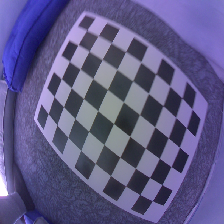
#> input picture JetBot_Inference/camera_calibration/good_images/101.png, 224 x 224 px; its folder holds only this picture in this run
$ python camera_calibration_script.py
#> lines starting #> are read from the running program, lines starting #| are printed output that depends on the picture; after the words box and inside, x2 and y2 are one past the last pixel; in counts of white or black regions, pixels touching at a corner belong together; long printed decimals are rounded
import ntpath
import os
from pathlib import Path

import cv2
import numpy as np

# Termination criteria for the iterative algorithm used to refine the corner points
criteria = (cv2.TERM_CRITERIA_EPS + cv2.TERM_CRITERIA_MAX_ITER, 30, 0.001)

# Prepare object points: These represent the 3D coordinates of the chessboard corners in the real world.
# Assume the chessboard is fixed on the Z=0 plane. The points are generated in a 6x9 grid pattern,
# and each square on the chessboard is assumed to be 56 units in size.
objp = np.zeros((6*9,3), np.float32)*56
objp[:,:2] = np.mgrid[0:9,0:6].T.reshape(-1,2)

objpoints = [] # store the 3D real-world points for each calibration image.
imgpoints = [] # store the 2D image plane points that correspond to the objpoints.

# Define the path to the directory containing the calibration images
path = os.path.dirname(os.path.abspath(__file__)) + "/good_images"
# Get a list of all PNG image files in the directory
files = Path(path).glob('*.png')

# Loop over each image file to detect chessboard corners and store the points
for file in files:
    img = cv2.imread(str(file))
#> img is the input picture: shape (224, 224, 3); mean B, G, R 134.1, 89.4, 93.9
    # Convert the image to grayscale
    gray = cv2.cvtColor(img,cv2.COLOR_BGR2GRAY)
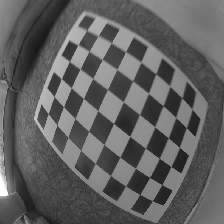
#> gray: shape (224, 224); min 19, max 255, mean 95.8
    # Find the chessboard corners in the image
    retval, corners = cv2.findChessboardCorners(gray, (9,6), None)
#> retval = True; corners = 54 rows, first 8: [86.78, 30.09], [98.14, 35.76], [111.4, 42.91], [125.5, 51.58], [140.7, 62.33], [155.5, 73.82], [169.7, 86.4], [181.7, 97.97]

    # If corners are found, refine their positions and add them to the lists
    if retval:
        objpoints.append(objp)
        # Refine the corner positions
        corners2 = cv2.cornerSubPix(gray,corners, (11,11), (-1,-1), criteria)
#> corners2 = 54 rows, first 8: [78.14, 22.36], [98.14, 35.76], [110.5, 42.33], [125.7, 51.47], [140.8, 62.03], [155.9, 73.67], [169.7, 86.17], [186.4, 102.1]
        imgpoints.append(corners2)

        # Draw the chessboard corners on the image for visualization
        cv2.drawChessboardCorners(img, (9,6), corners2, retval)
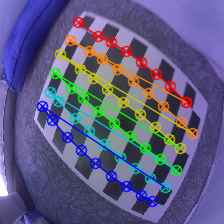
#> img: shape (224, 224, 3); 15.82% of pixels changed, all inside (x1, y1, x2, y2) = (36, 16, 199, 208)

# Perform camera calibration to obtain the camera matrix, distortion coefficients, rotation vectors, and translation vectors
ret, mtx, dist, rvecs, tvecs = cv2.calibrateCamera(objpoints, imgpoints, gray.shape[::-1], None, None)
#> ret = 2.53; mtx = [[562.4, 0, 114.3], [0, 887.9, 111.1], [0, 0, 1]]; dist = [[-27.34, 1845.4, -0.157, 0.0628, -41086.4]]; rvecs = ([-0.615, 0.144, 0.531],); tvecs = ([-1.94, -3.36, 30.25],)

# Print the obtained camera matrix, distortion coefficients, rotation vectors, and translation vectors
print("Camera matrix : \n")
print(mtx)
#| [[562.377   0.         114.350]
#|  [  0.         887.852 111.114]
#|  [  0.           0.           1.        ]]
print("dist : \n")
print(dist)
#| [[-2.73410929e+01  1.84542985e+03 -1.57431782e-01  6.28469562e-02
#|   -4.10864034e+04]]
print("rvecs : \n")
print(rvecs)
#| (array([[-0.6155],
#|        [ 0.1438],
#|        [ 0.5306]]),)
print("tvecs : \n")
print(tvecs)
#| (array([[-1.944],
#|        [-3.365],
#|        [30.248]]),)

# Repeat the calibration for all images, applying the undistortion using the obtained parameters
files_all = Path(path).glob('*.png')

# Loop over each image file to undistort and save the corrected images
for file in files_all:
    img = cv2.imread(str(file))
    h, w = img.shape[:2]
#> h = 224; w = 224

    # Obtain the optimal new camera matrix to undistort the image
    newcameramtx, roi = cv2.getOptimalNewCameraMatrix(mtx, dist, (w,h), 0, (w,h))
#> newcameramtx = [[562.4, 0, 114.3], [0, 887.9, 111.1], [0, 0, 1]]; roi = (0, 0, 223, 223)

    # Undistort the image using the camera matrix and distortion coefficients
    dst = cv2.undistort(img, mtx, dist, None, newcameramtx)
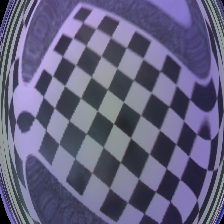
#> dst: shape (224, 224, 3); mean B, G, R 127.4, 97.7, 100.1

    # Crop the image to remove any black edges resulting from the undistortion
    x, y, w, h = roi
#> x = 0; y = 0; w = 223; h = 223
    dst = dst[y:y+h, x:x+w]
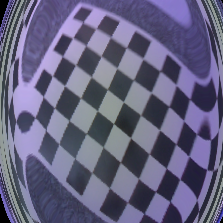
#> dst: shape (223, 223, 3); mean B, G, R 127.5, 97.8, 100.2

    # Save the undistorted image with the same filename in the "calibrated_images" folder
    name = ntpath.basename(file)
    cv2.imwrite(path + "/calibrated_images/" + name, dst)

# Compute the total reprojection error to evaluate the accuracy of the calibration
mean_error = 0
for i in range(len(objpoints)):
    # Project the 3D points back onto the image plane
    imgpoints2, _ = cv2.projectPoints(objpoints[i], rvecs[i], tvecs[i], mtx, dist)

    # Calculate the error between the detected points and the reprojected points
    error = cv2.norm(imgpoints[i], imgpoints2, cv2.NORM_L2)/len(imgpoints2)

    # Accumulate the error
    mean_error += error
#> this loop made 1 pass
#> (error, mean_error) on pass 1: (0.344, 0.344)
#> after the loop, mean_error = 0.344

# Print the mean reprojection error as an indication of the calibration accuracy
print("total error: {}".format(mean_error/len(objpoints)))
#| total error: 0.3437

$ run again, on JetBot_Inference/camera_calibration/good_images/110.png
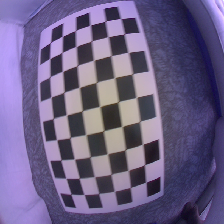
#> input picture JetBot_Inference/camera_calibration/good_images/110.png, 224 x 224 px
#> img is the input picture: shape (224, 224, 3); mean B, G, R 132.5, 95.2, 106.6
#> retval = True; corners = 54 rows, first 8: [70.87, 194.2], [65.84, 178.3], [60.85, 159.9], [56.76, 139.7], [53.21, 118.5], [51.14, 96.86], [50.41, 76.37], [49.73, 58.58]
#> corners2 = 54 rows, first 8: [66.43, 197.5], [61.89, 178.9], [54.61, 160.4], [50.8, 140.9], [47.61, 119.7], [45.73, 99.34], [46.68, 78.11], [45.86, 60.62]
#> `cv2.drawChessboardCorners(img, (9,6), corners2, retval)`:
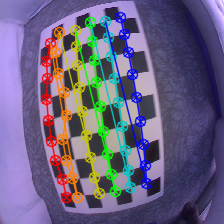
#> img: shape (224, 224, 3); 17.88% of pixels changed, all inside (x1, y1, x2, y2) = (40, 11, 153, 204)
#> ret = 2.04; mtx = [[624.8, 0, 83.75], [0, 819.6, 131.1], [0, 0, 1]]; dist = [[-16.83, 664.4, -0.255, 0.365, -14695.6]]; rvecs = ([-0.0736, -0.271, -1.74],); tvecs = ([-1.35, 3.35, 31.75],)
#| [[624.768   0.          83.748]
#|  [  0.         819.630 131.053]
#|  [  0.           0.           1.        ]]
#| [[-1.68322780e+01  6.64367283e+02 -2.54552072e-01  3.64888909e-01
#|   -1.46956087e+04]]
#| (array([[-0.07363],
#|        [-0.2713 ],
#|        [-1.743]]),)
#| (array([[-1.346],
#|        [ 3.350],
#|        [31.746]]),)
#> newcameramtx = [[624.8, 0, 83.75], [0, 819.6, 131.1], [0, 0, 1]]; roi = (0, 0, 223, 223)
#> `x, y, w, h = roi`: x = 0; w = 223
#> `dst = dst[y:y+h, x:x+w]`:
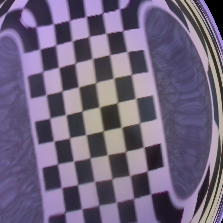
#> dst: shape (223, 223, 3); mean B, G, R 125.5, 100, 111.5
#> the loop `for i in range(len(objpoints)):` made 1 pass
#> (error, mean_error) on pass 1: (0.277, 0.277)
#> after the loop `for i in range(len(objpoints)):`: mean_error = 0.277
#| total error: 0.277

$ run again, on JetBot_Inference/camera_calibration/good_images/111.png
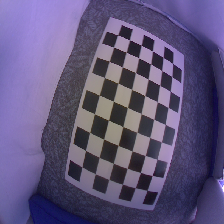
#> input picture JetBot_Inference/camera_calibration/good_images/111.png, 224 x 224 px
#> img is the input picture: shape (224, 224, 3); mean B, G, R 122.5, 85.4, 95.3
#> `gray = cv2.cvtColor(img,cv2.COLOR_BGR2GRAY)`:
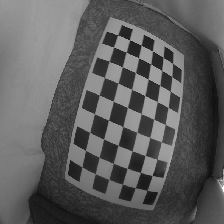
#> gray: shape (224, 224); min 13, max 254, mean 92.6
#> retval = True; corners = 54 rows, first 8: [81.99, 167], [85.51, 150.5], [89.66, 132.2], [94.49, 113.8], [99.2, 95.14], [104.4, 77.51], [109.2, 61.03], [113.5, 46.88]
#> corners2 = 54 rows, first 8: [81.05, 168], [85.38, 150.5], [89.57, 132.4], [94.42, 113.7], [99.38, 94.93], [103.5, 77.23], [109.6, 60.9], [111.4, 39.86]
#> img: shape (224, 224, 3); 15.1% of pixels changed, all inside (x1, y1, x2, y2) = (75, 26, 181, 201)
#> ret = 3.56; mtx = [[147.9, 0, 111.4], [0, 192.5, 99.45], [0, 0, 1]]; dist = [[2.43, -22.2, 0.0413, 0.035, 41.42]]; rvecs = ([-0.11, -0.115, -1.24],); tvecs = ([-2.07, 3.48, 10.02],)
#| [[147.851   0.         111.419]
#|  [  0.         192.479  99.446]
#|  [  0.           0.           1.        ]]
#| [[ 2.43037402e+00 -2.22023370e+01  4.12624882e-02  3.49964822e-02
#|    4.14214619e+01]]
#| (array([[-0.1099 ],
#|        [-0.1151],
#|        [-1.244]]),)
#| (array([[-2.070],
#|        [ 3.483],
#|        [10.019]]),)
#> newcameramtx = [[3174.7, 0, 123.8], [0, 2841.9, 149], [0, 0, 1]]; roi = (0, 0, 223, 223)
#> `dst = cv2.undistort(img, mtx, dist, None, newcameramtx)`:
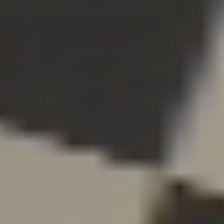
#> dst: shape (224, 224, 3); mean B, G, R 78.9, 84.6, 88.4
#> `x, y, w, h = roi`: x = 0; w = 223
#> the loop `for i in range(len(objpoints)):` made 1 pass
#> (error, mean_error) on pass 1: (0.484, 0.484)
#> after the loop `for i in range(len(objpoints)):`: mean_error = 0.484
#| total error: 0.4844

$ run again, on JetBot_Inference/camera_calibration/good_images/112.png
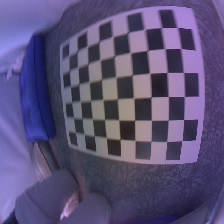
#> input picture JetBot_Inference/camera_calibration/good_images/112.png, 224 x 224 px
#> img is the input picture: shape (224, 224, 3); mean B, G, R 119.8, 81.1, 90.5
#> `gray = cv2.cvtColor(img,cv2.COLOR_BGR2GRAY)`:
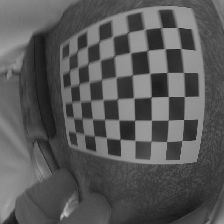
#> gray: shape (224, 224); min 21, max 196, mean 88.3
#> retval = True; corners = 54 rows, first 8: [70, 58], [77.49, 50.91], [87.12, 46.43], [99.15, 41.39], [112.7, 36.5], [128.5, 32.22], [144.6, 29.25], [161.8, 27.39]
#> corners2 = 54 rows, first 8: [70, 58], [82.73, 47.78], [82.73, 47.78], [93.34, 43.29], [112.6, 36.59], [128, 32.55], [144.6, 29.33], [161.4, 27.51]
#> img: shape (224, 224, 3); 14.43% of pixels changed, all inside (x1, y1, x2, y2) = (64, 21, 191, 149)
#> ret = 2.65; mtx = [[180.1, 0, 124.4], [0, 190.4, 148.1], [0, 0, 1]]; dist = [[-1.5, 1.08, -0.234, 0.0216, -0.492]]; rvecs = ([0.376, 0.476, -0.0103],); tvecs = ([-4.37, -5.42, 10.44],)
#| [[180.082    0.         124.375]
#|  [  0.         190.396 148.119]
#|  [  0.           0.           1.        ]]
#| [[-1.503  1.081 -0.2335  0.02162 -0.4916]]
#| (array([[ 0.3762],
#|        [ 0.4764],
#|        [-0.01026]]),)
#| (array([[-4.367],
#|        [-5.424],
#|        [10.438]]),)
#> newcameramtx = [[180.1, 0, 124.4], [0, 190.4, 148.1], [0, 0, 1]]; roi = (0, 0, 223, 223)
#> `x, y, w, h = roi`: x = 0; w = 223
#> `dst = dst[y:y+h, x:x+w]`:
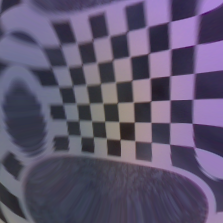
#> dst: shape (223, 223, 3); mean B, G, R 111.2, 85.6, 94.2
#> the loop `for i in range(len(objpoints)):` made 1 pass
#> (error, mean_error) on pass 1: (0.36, 0.36)
#> after the loop `for i in range(len(objpoints)):`: mean_error = 0.36
#| total error: 0.3604
